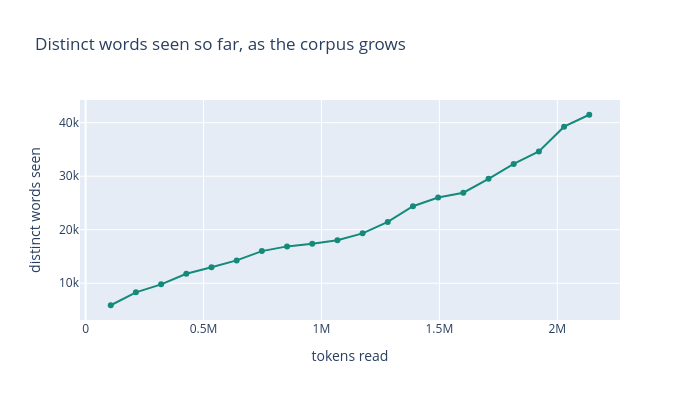

The code cell stored with this chart in its notebook:
### Markdown cell above
**Idea -- does more data make the rare-word problem go away?** Slide 14's narration raised this directly: surely a bigger corpus would let the model eventually see every word enough times? Test it by growing the corpus in twenty equal slices, and after each slice, count how many distinct words have appeared *so far, and not before*. If the sparsity problem is fixable by scale, that count of brand-new words should fall toward zero as the corpus grows.

### Code cell
n_chunks = 20
chunk_size = len(tokens) // n_chunks
seen = set()
growth_x, growth_y = [], []
for i in range(n_chunks):
    chunk = tokens[i * chunk_size:(i + 1) * chunk_size]
    seen.update(chunk)
    growth_x.append((i + 1) * chunk_size)
    growth_y.append(len(seen))

fig = go.Figure(go.Scatter(x=growth_x, y=growth_y, mode="lines+markers", line=dict(color=TEAL)))
fig.update_layout(title="Distinct words seen so far, as the corpus grows",
                   xaxis_title="tokens read", yaxis_title="distinct words seen",
                   width=700, height=400)
fig.show()

first_new = growth_y[0]
last_new = growth_y[-1] - growth_y[-2]
print(f"first {chunk_size:,} tokens introduced {first_new:,} new words "
      f"(about 1 new word every {chunk_size / first_new:.0f} tokens)")
print(f"the LAST {chunk_size:,} tokens still introduced {last_new:,} new words "
      f"(about 1 new word every {chunk_size / last_new:.0f} tokens)")

### Figure 1 — Plotly figure (JSON) as saved in the notebook; plotly's stock layout.template omitted (floating-point values rounded to 4 significant figures)
{"data": [{"line": {"color": "#148a7a"}, "mode": "lines+markers", "type": "scatter", "x": [106769, 213538, 320307, 427076, 533845, 640614, 747383, 854152, 960921, 1067690, 1174459, 1281228, 1387997, 1494766, 1601535, 1708304, 1815073, 1921842, 2028611, 2135380], "y": [5887, 8298, 9792, 11781, 12977, 14268, 16004, 16884, 17365, 18032, 19317, 21448, 24387, 26013, 26912, 29513, 32284, 34619, 39248, 41481]}], "layout": {"height": 400, "title": {"text": "Distinct words seen so far, as the corpus grows"}, "width": 700, "xaxis": {"title": {"text": "tokens read"}}, "yaxis": {"title": {"text": "distinct words seen"}}}}
